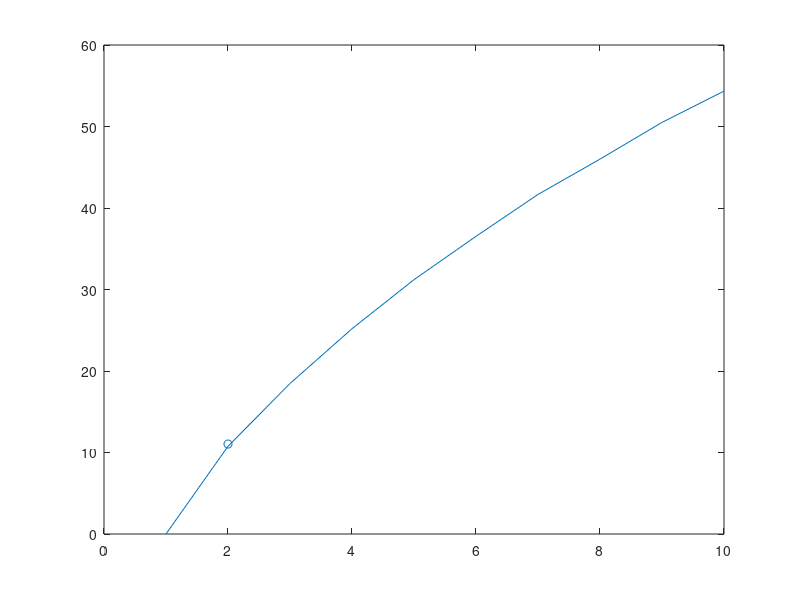

This figure's MATLAB source:
delt = 30;
W = zeros(10,10000);

for a=1:10000
    waittime = 0;
    for p=1:10
        W(p,a) = waittime;
        data = exprnd(delt);
        if data < delt
            waittime = max(0, waittime - delt + data);
        else
            waittime = waittime + data - delt;
        end
    end
end

W1 = mean(W(1,:));
W2 = mean(W(2,:));
W3 = mean(W(3,:));
W4 = mean(W(4,:));
W5 = mean(W(5,:));
W6 = mean(W(6,:));
W7 = mean(W(7,:));
W8 = mean(W(8,:));
W9 = mean(W(9,:));
W10 = mean(W(10,:));

Ws = [W1 W2 W3 W4 W5 W6 W7 W8 W9 W10];

plot(Ws);
hold on;
scatter([2],[11.036]);